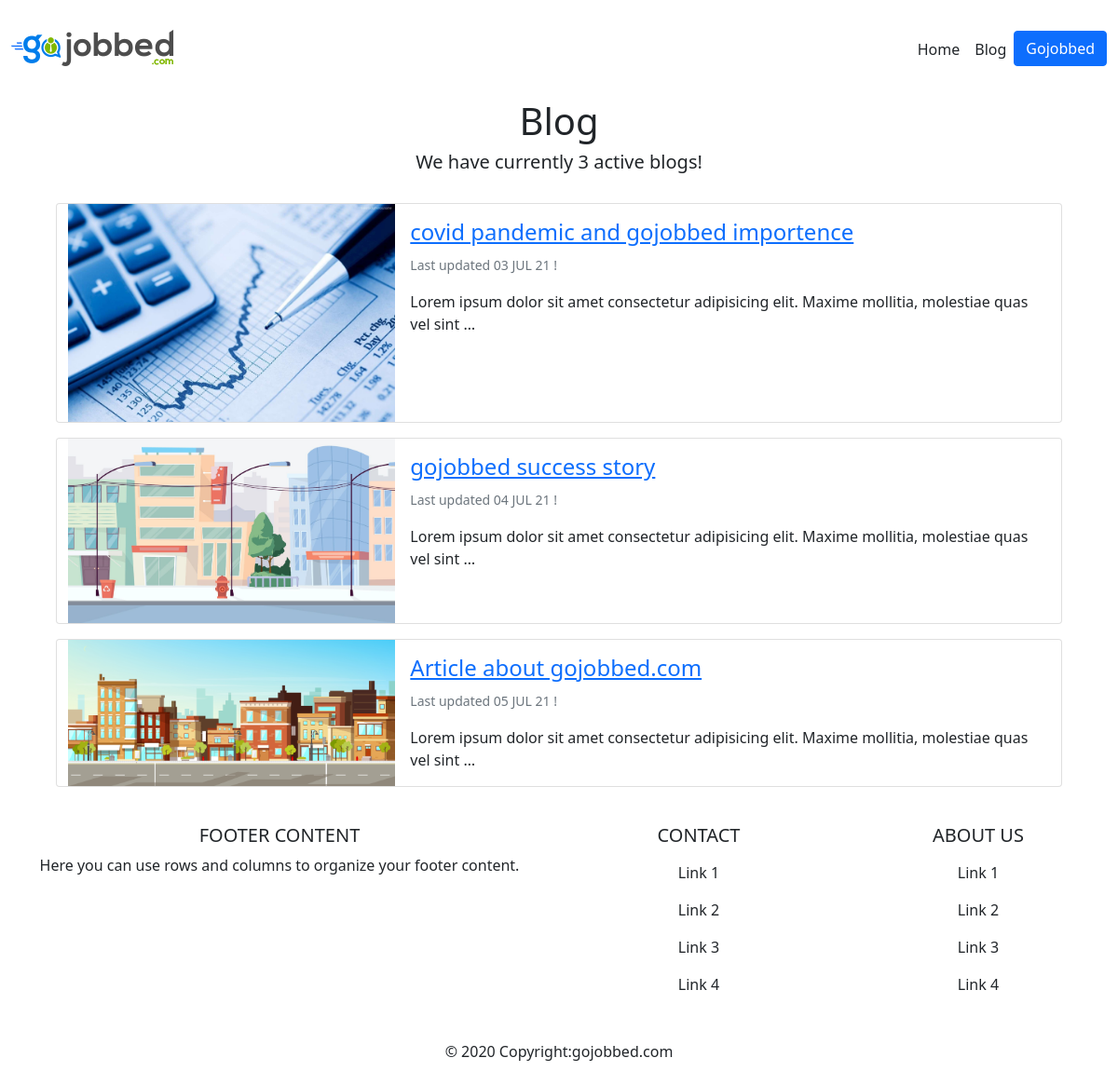
Screenshot of /blog/ with the database file from the repository.
### blogspot/models.py (models this page shows, shortened)
class all_blog(models.Model):
 title = models.CharField(max_length=200)
 description = models.TextField()
 date_published = models.DateField()
 image = models.ImageField(blank=True,upload_to='portfolio/images/')

### blogspot/views.py (the view)
# urls.py: path('',views.all_blogs,name='blogspot'),
def all_blogs(request):
    blogs = all_blog.objects.order_by('date_published')
    return render(request,'blogspot/all_blogs.html',{'blogs':blogs})

### blogspot/templates/blogspot/all_blogs.html
{% extends "portfolio/theme.html" %}
{% block body %}
<div class=" container text-center">
<h1>Blog</h1>
<h5>We have currently {{blogs.count}} active blog{{blogs.count|pluralize}}!</h5>
<br>
</div>
{% for blog in blogs%}
<div class="card mb-3 container" style="width:90% ;">
    <div class="row g-0">
      <div class="col-4"><img src="{{ blog.image.url}}" width="100%"height="100%" alt="new project"/></div>
      <div class="col-8">
        <div class="card-body">
            <a href="{% url 'blog:detail' blog.id %}"><h4 class="card-title ">{{blog.title}}</h4></a>
            <p class="card-text"><small class="text-muted">Last updated {{ blog.date_published|date:'d M y' |upper}} !</small></p>
          <p class="card-text">{{ blog.description|truncatechars:100 }}</p>
        </div>
      </div>
    </div>
</div>
{% endfor %}
{% endblock %}

### portfolio/static/portfolio/custom.css (style rules this page uses)
body { font-family: 'Muli', serif; font-size: 28px; }

### rows the page displays
all_blog: image (picture), title "covid pandemic and gojobbed importence", date_published "03 JUL 21", description "Lorem ipsum dolor sit amet consectetur adipisicing elit. Maxime mollitia, molestiae quas vel sint …"
all_blog: image (picture), title "gojobbed success story", date_published "04 JUL 21", description "Lorem ipsum dolor sit amet consectetur adipisicing elit. Maxime mollitia, molestiae quas vel sint …"
all_blog: image (picture), title "Article about gojobbed.com", date_published "05 JUL 21", description "Lorem ipsum dolor sit amet consectetur adipisicing elit. Maxime mollitia, molestiae quas vel sint …"

### other values shown
{{ blogs.count }} "3"
